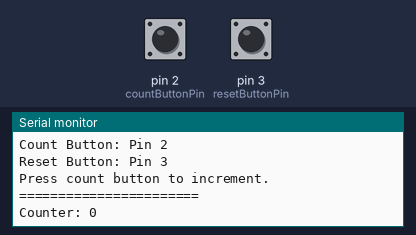
Recording of a sketch running on a simulated Arduino Uno, built with avr-gcc and run on an emulated ATmega328P. On the bench: the last lines printed to the serial monitor. The inputs (shaded band) are chosen by the test bench; at power-on: pin 3 (resetButtonPin) HIGH, pin 2 (countButtonPin) HIGH.

Above: at 1.2 s.
1.3 s: pin 3 (resetButtonPin) pulled LOW for 0.15 s
At 2.4 s:
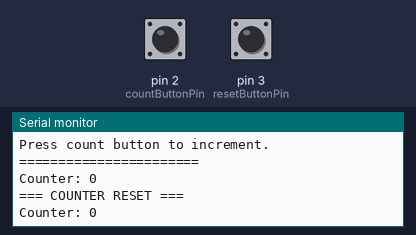
2.9 s: pin 2 (countButtonPin) pulled LOW for 0.15 s
At 3.5 s:
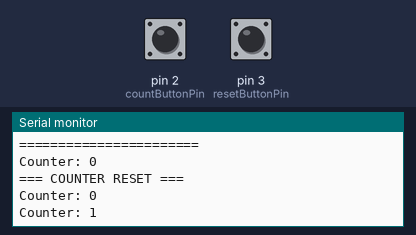
4.5 s: pin 2 (countButtonPin) pulled LOW for 1 s
At 5.9 s:
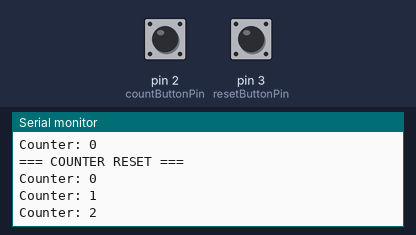
Timing chart, 0 to 7.5 s (numbered marks = the images above; inputs shaded):
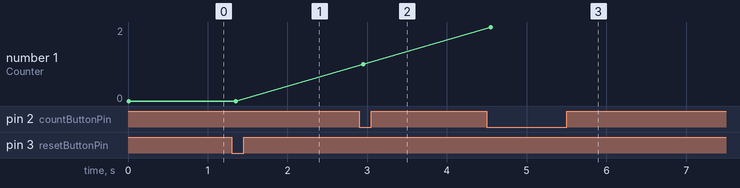

The sketch:

Arduino_Button_Counter.ino
```cpp
const int countButtonPin = 2;   // Button to count
const int resetButtonPin = 3;   // Button to reset

int counter = 0;

// Debounce variables
bool countButtonState = HIGH;         // Current state of button
bool lastCountButtonState = HIGH;     // Previous state
unsigned long lastCountDebounceTime = 0;

bool resetButtonState = HIGH;
bool lastResetButtonState = HIGH;
unsigned long lastResetDebounceTime = 0;

const unsigned long debounceDelay = 50;  // Debounce time

void setup() {
  pinMode(countButtonPin, INPUT_PULLUP);
  pinMode(resetButtonPin, INPUT_PULLUP);
  Serial.begin(115200);

  Serial.println("=== Arduino Counter ===");
  Serial.println("Count Button: Pin 2");
  Serial.println("Reset Button: Pin 3");
  Serial.println("Press count button to increment.");
  Serial.println("=======================");
  Serial.print("Counter: ");
  Serial.println(counter);
}

void loop() {
  checkCountButton();
  checkResetButton();
}

void checkCountButton() {
  int reading = digitalRead(countButtonPin);

  if (reading != lastCountButtonState) {
    lastCountDebounceTime = millis();
  }

  if ((millis() - lastCountDebounceTime) > debounceDelay) {
    if (reading != countButtonState) {
      countButtonState = reading;

      if (countButtonState == LOW) {  // Button was just pressed
        counter++;
        Serial.print("Counter: ");
        Serial.println(counter);
      }
    }
  }

  lastCountButtonState = reading;
}

void checkResetButton() {
  int reading = digitalRead(resetButtonPin);

  if (reading != lastResetButtonState) {
    lastResetDebounceTime = millis();
  }

  if ((millis() - lastResetDebounceTime) > debounceDelay) {
    if (reading != resetButtonState) {
      resetButtonState = reading;

      if (resetButtonState == LOW) {
        counter = 0;
        Serial.println("=== COUNTER RESET ===");
        Serial.print("Counter: ");
        Serial.println(counter);
      }
    }
  }

  lastResetButtonState = reading;
}
```

Measured:
- after the input at 1.3 s, the serial monitor: prints a new line after 0.05 s (image 1)
- after the input at 2.9 s, the serial monitor: prints a new line after 0.05 s (image 2)
- after the input at 4.5 s, the serial monitor: prints a new line after 0.05 s (image 3)
- plotted number 1: 0 → 1 after the input at 2.9 s, 1 → 2 after the input at 4.5 s
